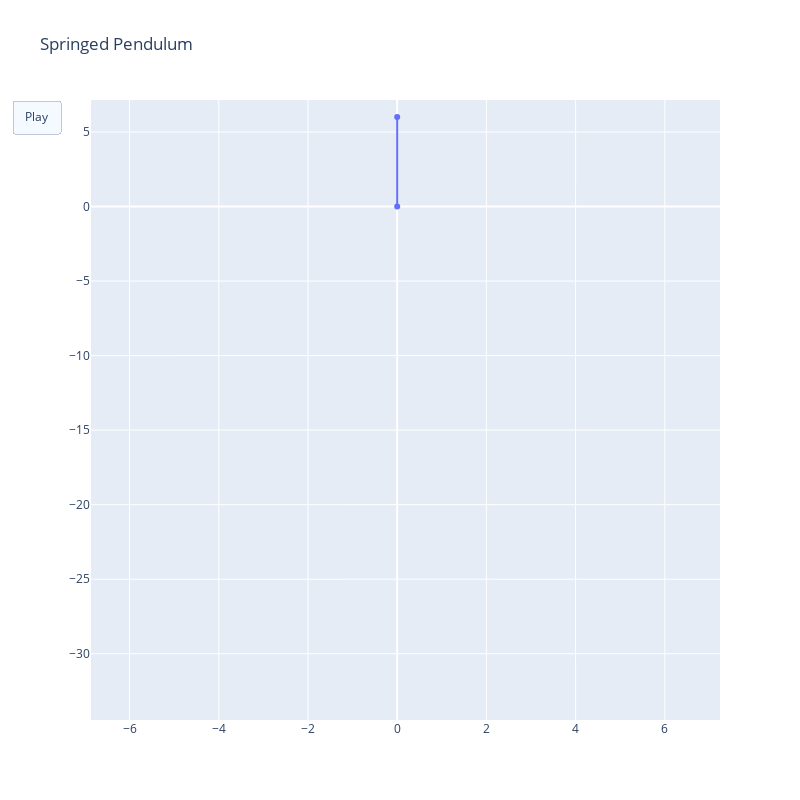

This figure's notebook cell:
### Code cell
fig=go.Figure(
    data=[go.Scatter(x=[0, X[0]], y=[0, Y[0]])],
    layout=go.Layout(
        xaxis=dict(range=[np.min(X) - 1, np.max(X) + 1]),
        yaxis=dict(range=[np.min(Y) - 1, np.max(Y) + 1]),
        title="Springed Pendulum",
        updatemenus=[dict(
            type="buttons",
            buttons=[dict(label="Play",
                          method="animate",
                          args=[None, {"frame": {"duration": ft, "redraw": False}, "fromcurrent": True, "transition": {"duration": 1 / len(t[t <= 1])}}])])]
    ),
    frames=my_frames
)

fig.update_layout(width=800, height=800)

fig.show()

### Figure 1 — Plotly figure (JSON) as saved in the notebook; plotly's stock layout.template omitted (floating-point values rounded to 4 significant figures)
{"data": [{"type": "scatter", "x": [0, 7.348e-16], "y": [0, 6]}], "layout": {"height": 800, "title": {"text": "Springed Pendulum"}, "updatemenus": [{"buttons": [{"args": [null, {"frame": {"duration": 50, "redraw": false}, "fromcurrent": true, "transition": {"duration": 0.04762}}], "label": "Play", "method": "animate"}], "type": "buttons"}], "width": 800, "xaxis": {"range": [-6.864, 7.237]}, "yaxis": {"range": [-34.44, 7.147]}}}
